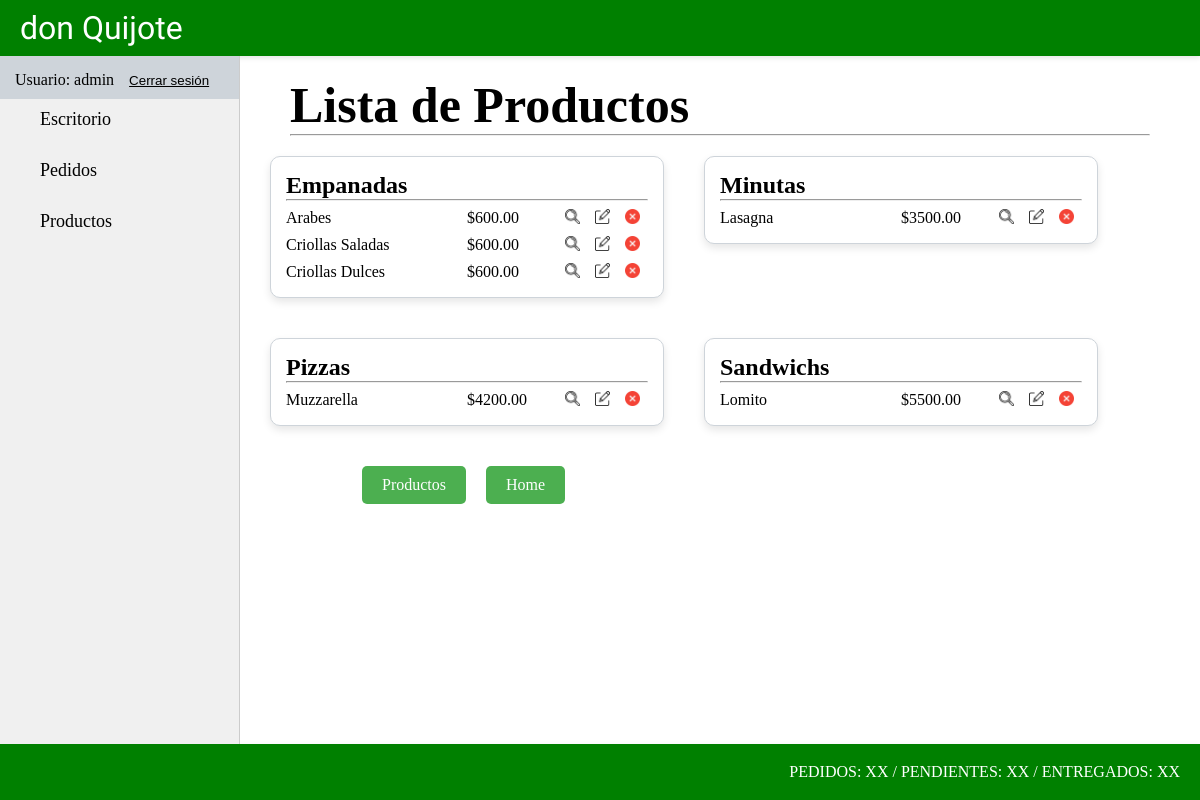
Page /producto/producto/list/ (signed in) on the committed database.
### producto/models.py (models this page shows, shortened)
class ProductoCategoria(models.Model):
    nombre = models.CharField(max_length=50)

class Producto(models.Model):
    nombre = models.CharField(max_length=50)
    descripcion = models.CharField(max_length=200)
    precio_unit = models.DecimalField(max_digits=10, decimal_places=2)
    precio_doc = models.DecimalField(max_digits=10, decimal_places=2, null=True, blank=True)
    categoria_id = models.ForeignKey(ProductoCategoria, on_delete=models.CASCADE)

### producto/views.py (the view)
# urls.py: path("producto/list/", views.ProductoList.as_view(), name="producto_list"),
class ProductoList(LoginRequiredMixin, ListView):
    model = models.Producto
    def get_queryset(self):
        if self.request.GET.get("consulta"):
            consulta = self.request.GET.get("consulta")
            object_list = models.Producto.objects.filter(nombre__icontains=consulta)
        else:
            object_list = models.Producto.objects.all()
        return object_list.order_by('categoria_id__nombre')

### producto/templates/producto/producto_list.html
{% extends 'core/base.html' %}
{% load static %}
{% block titulo %}
    {% include 'core/components/titulo.html' with titulo="Lista de Productos" %}
{% endblock titulo %}
{% block section %}
    {% regroup object_list by categoria_id.nombre as categorias %}
    <div class="conteiner-categorias">
        {% for categoria in categorias %}
        <div class="conteiner-card-productocategoria">
            <div class="card-categoria">
                <h1>{{ categoria.grouper }}</h1>
                <hr>
                {% for producto in categoria.list %}
                <div class="producto-opciones">
                    <p class="producto-nombre">{{ producto.nombre }}</p>
                    <p class="producto-precio">${{ producto.precio_unit }}</p>
                    <div class="producto-opc">
                        <a href="{% url 'producto:producto_detail' producto.id %}"><img class="icono-opcion-producto" src="{% static 'core/img/lupa.webp' %}" alt="Detalle Producto"></a>
                        <a href="{% url 'producto:producto_update' producto.id %}"><img class="icono-opcion-producto" src="{% static 'core/img/editar.webp' %}" alt="Detalle Producto"></a>
                        <a href="{% url 'producto:producto_delete' producto.id %}"><img class="icono-opcion-producto" src="{% static 'core/img/eliminar.webp' %}" alt="Detalle Producto"></a>
                    </div>
                </div>
                {% endfor %}
            </div>
        </div>
        {% endfor %}
    </div>
    <div class="container-link-crud-productos">
        <a class="link-crud-productos" href="{% url 'producto:home' %}">Productos</a>
        <a class="link-crud-productos" href="{% url 'core:home' %}">Home</a>
    </div>
{% endblock section %}

### core/templates/core/components/navbar.html (shortened to what this page needs)
<nav class="container-nav">
    <ul class="list-app">
        {% if user.is_authenticated %}
            <div class="usuario-logout">
                <li class="list-link"><a>Usuario: {{ user.username }}</a></li>
                <li>
                    <form action="{% url 'core:logout' %}" method="post">
                        <button type="submit" class="btn-logout"><u>Cerrar sesión</u></button>
                    </form>
                </li>
            </div>
            <li class="list-link"><a class="link-app" href="{% url 'core:home' %}">Escritorio</a></li>
            <li class="list-link"><a class="link-app" href="{% url 'pedidos:pedido_list' %}">Pedidos</a></li>
            <li class="list-link"><a class="link-app" href="{% url 'producto:home' %}">Productos</a></li>
        {% else %}
            <li class="list-link"><a class="link-app" href="{% url 'core:login' %}">Login</a></li>
        {% endif %}
    </ul>
</nav>

### core/static/core/css/styles.css (style rules this page uses)
* { padding: 0; margin: 0; box-sizing: border-box; }
.container-nav { width: 20%; height: 86vh; background-color: #f0f0f0; float: left; overflow-y: auto; border-right: 1px solid #ccc; }
.list-app { list-style: none; padding: 0; }
.list-link { margin-bottom: 10px; }
.link-app { color: #000; text-decoration: none; font-size: 18px; display: block; padding: 10px 40px; transition: background-color 0.3s ease; }
.container-link-crud-productos { display: flex; margin-left: 10%; margin-top: 30px; margin-bottom: 60px; }
.link-crud-productos { display: inline-block; text-decoration: none; background-color: #4CAF50; color: white; padding: 10px 20px; margin: 0 10px; border: none; border-radius: 5px; transition: background-color 0.3s; }
.conteiner-categorias { display: flex; flex-wrap: wrap; gap: 20px; }
.conteiner-card-productocategoria { display: flex; flex-direction: column; width: 45%; }
.card-categoria { margin: 10px; padding: 15px; border-radius: 10px; border: 1px solid #ced4da; display: flex; flex-direction: column; background-color: #ffffff; box-shadow: 0 4px 8px rgba(0, 0, 0, 0.1); transition: transform 0.2s ease-in-out, box-shadow 0.2s ease-in-out; }
.producto-opciones { margin-top: 8px; display: grid; grid-template-columns: 50% 25% 25%; grid-template-areas: "nom prc opc"; }
.producto-nombre { grid-area: nom; }
.producto-precio { grid-area: prc; }
.producto-opc { grid-area: opc; display: flex; justify-content: space-around; }
.icono-opcion-producto { width: 15px; height: 15px; }
.usuario-logout { display: flex; column-gap: 15px; padding-left: 15px; padding-top: 15px; background-color: #ced4da; }
.btn-logout { border: none; background-color: #ced4da; }

### rows in the picture
ProductoCategoria: grouper "Empanadas"
Producto: nombre "Arabes", precio_unit "600.00"
Producto: nombre "Criollas Saladas", precio_unit "600.00"
Producto: nombre "Criollas Dulces", precio_unit "600.00"
ProductoCategoria: grouper "Minutas"
Producto: nombre "Lasagna", precio_unit "3500.00"
ProductoCategoria: grouper "Pizzas"
Producto: nombre "Muzzarella", precio_unit "4200.00"
ProductoCategoria: grouper "Sandwichs"
Producto: nombre "Lomito", precio_unit "5500.00"

### other values in the picture
{{ user.username }} "admin"
{{ titulo }} "Lista de Productos"
